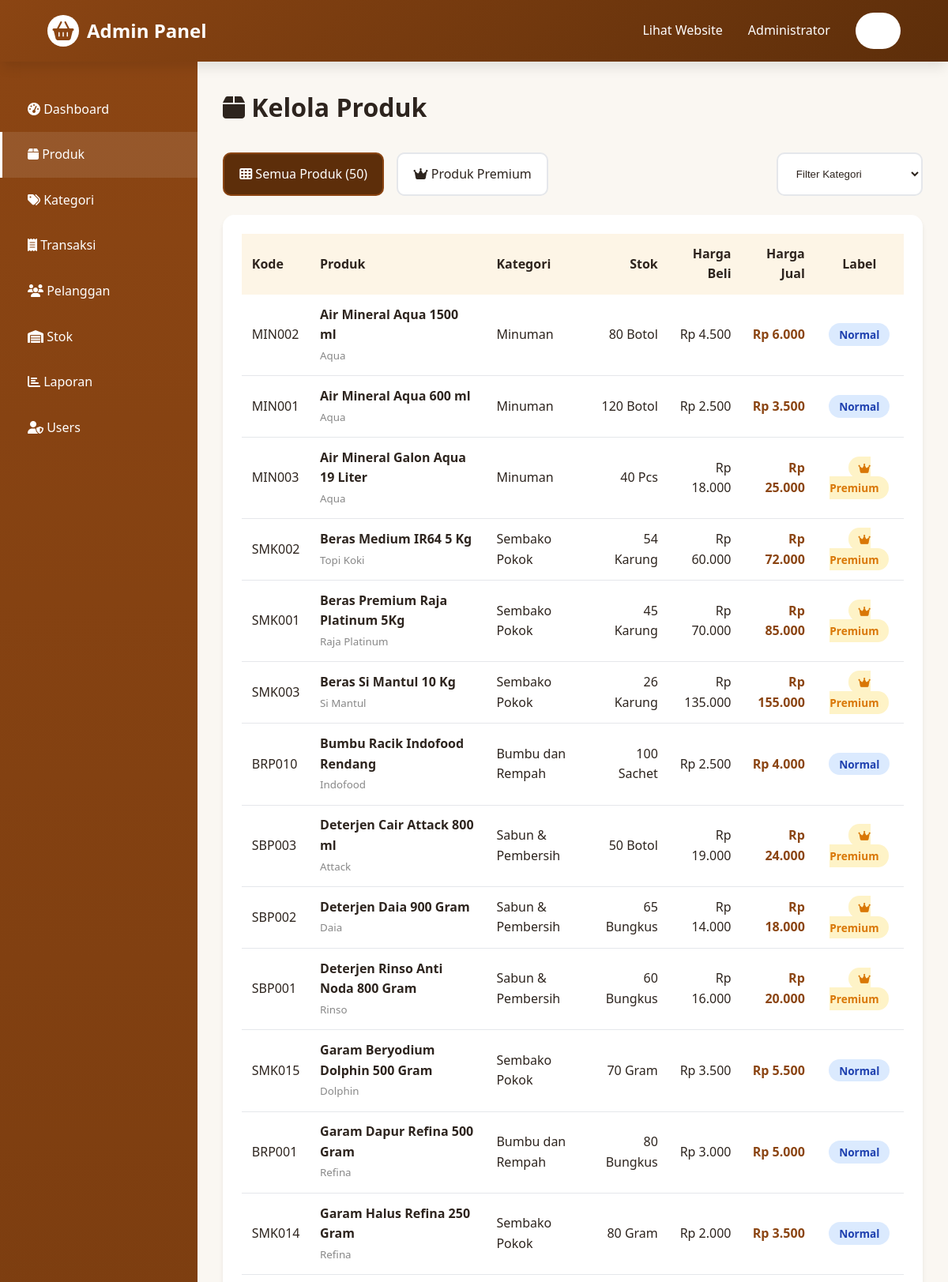
/admin/products.php (signed in, upper part), run on the app's committed database.
### tables this page shows
CREATE TABLE `produk` (
  `id_produk` int(11) NOT NULL,
  `kode_produk` varchar(20) NOT NULL,
  `barcode` varchar(50) DEFAULT NULL,
  `nama_produk` varchar(150) NOT NULL,
  `id_kategori` int(11) NOT NULL,
  `id_satuan` int(11) NOT NULL,
  `merk` varchar(50) DEFAULT NULL,
  `harga_beli` decimal(12,2) NOT NULL,
  `harga_jual` decimal(12,2) NOT NULL,
  `diskon` decimal(5,2) DEFAULT 0.00,
  `stok` int(11) DEFAULT 0,
  `stok_minimum` int(11) DEFAULT 5,
  `keterangan` text DEFAULT NULL,
  `gambar` varchar(255) DEFAULT NULL,
  `status` enum('aktif','nonaktif') DEFAULT 'aktif',
  `created_at` timestamp NOT NULL DEFAULT current_timestamp(),
  `updated_at` timestamp NOT NULL DEFAULT current_timestamp() ON UPDATE current_timestamp()
);

CREATE TABLE `kategori_barang` (
  `id_kategori` int(11) NOT NULL,
  `nama_kategori` varchar(50) NOT NULL,
  `keterangan` text DEFAULT NULL,
  `created_at` timestamp NOT NULL DEFAULT current_timestamp()
);

CREATE TABLE `satuan_barang` (
  `id_satuan` int(11) NOT NULL,
  `nama_satuan` varchar(20) NOT NULL,
  `keterangan` varchar(100) DEFAULT NULL
);

### config.php (called while the page is built, shortened)
<?php
function formatRupiah($angka) {
    return 'Rp ' . number_format($angka, 0, ',', '.');
}
?>

### admin/products.php (the view, shortened to what this page needs)
<?php
require_once '../config.php';
$filter = isset($_GET['filter']) ? $_GET['filter'] : 'all';
$kategori_filter = isset($_GET['kategori']) ? (int)$_GET['kategori'] : 0;
if ($filter == 'mahal') {
    $query = "
        SELECT p.*, k.nama_kategori, s.nama_satuan
        FROM produk p
        JOIN kategori_barang k ON p.id_kategori = k.id_kategori
        JOIN satuan_barang s ON p.id_satuan = s.id_satuan
        WHERE p.harga_jual > (
            SELECT AVG(p2.harga_jual)
            FROM produk p2
            WHERE p2.id_kategori = p.id_kategori
        )
        AND p.status = 'aktif'
        ORDER BY p.harga_jual DESC
    ";
} else {
    $query = "
        SELECT p.*, k.nama_kategori, s.nama_satuan
        FROM produk p
        JOIN kategori_barang k ON p.id_kategori = k.id_kategori
        JOIN satuan_barang s ON p.id_satuan = s.id_satuan
        WHERE p.status = 'aktif'
        ORDER BY p.nama_produk
    ";
}
$result = mysqli_query($conn, $query);
$total_produk = mysqli_num_rows($result);
?>
<!DOCTYPE html>
<html lang="id">
<head>
    <link rel="stylesheet" href="../assets/css/style.css">
    <link rel="stylesheet" href="https://cdnjs.cloudflare.com/ajax/libs/font-awesome/6.4.0/css/all.min.css">
</head>
<body>
    <header>
        <nav class="navbar">
            <a href="dashboard.php" class="logo">
                <div class="logo-icon"><i class="fas fa-shopping-basket"></i></div>
                <span>Admin Panel</span>
            </a>
            <ul class="nav-menu">
                <li><a href="../index.php">Lihat Website</a></li>
                <li><a href="#"><?= $_SESSION['nama_lengkap'] ?></a></li>
                <li><a href="../customer/logout.php" class="btn-primary">Logout</a></li>
            </ul>
        </nav>
    </header>
    <div class="admin-layout">
        <aside class="sidebar">
            <ul class="sidebar-menu">
                <li><a href="dashboard.php"><i class="fas fa-tachometer-alt"></i> Dashboard</a></li>
                <li><a href="products.php" class="active"><i class="fas fa-box"></i> Produk</a></li>
                <li><a href="categories.php"><i class="fas fa-tags"></i> Kategori</a></li>
                <li><a href="transactions.php"><i class="fas fa-receipt"></i> Transaksi</a></li>
                <li><a href="customers.php"><i class="fas fa-users"></i> Pelanggan</a></li>
                <li><a href="stock.php"><i class="fas fa-warehouse"></i> Stok</a></li>
                <li><a href="reports.php"><i class="fas fa-chart-bar"></i> Laporan</a></li>
                <li><a href="users.php"><i class="fas fa-user-shield"></i> Users</a></li>
            </ul>
        </aside>
        <main class="main-content">
            <h1 style="margin-bottom: 2rem;">
                <i class="fas fa-box"></i> Kelola Produk
            </h1>
            <div class="filter-bar">
                <a href="products.php" class="<?= $filter == 'all' ? 'active' : '' ?>">
                    <i class="fas fa-th"></i> Semua Produk (<?= $total_produk ?>)
                </a>
                <a href="products.php?filter=mahal" class="<?= $filter == 'mahal' ? 'active' : '' ?>">
                    <i class="fas fa-crown"></i> Produk Premium
                </a>
                <select onchange="if(this.value) window.location='products.php?kategori='+this.value" style="margin-left:auto;">
                    <option value="">Filter Kategori</option>
                </select>
            </div>
            <div class="card fade-in">
                <div style="overflow-x: auto;">
                    <table>
                        <thead>
                            <tr>
                                <th>Kode</th>
                                <th>Produk</th>
                                <th>Kategori</th>
                                <th style="text-align:right;">Stok</th>
                                <th style="text-align:right;">Harga Beli</th>
                                <th style="text-align:right;">Harga Jual</th>
                                <th style="text-align:center;">Label</th>
                            </tr>
                        </thead>
                        <tbody>
                            <?php if ($total_produk > 0): ?>
                                <?php mysqli_data_seek($result, 0); ?>
                                <?php while($prod = mysqli_fetch_assoc($result)): ?>
                                <?php
                                $avg_query = mysqli_query($conn, "SELECT AVG(harga_jual) as avg_price FROM produk WHERE id_kategori = {$prod['id_kategori']}");
                                $avg_data = mysqli_fetch_assoc($avg_query);
                                $is_premium = $prod['harga_jual'] > $avg_data['avg_price'];
                                ?>
                                <tr>
                                    <td><?= htmlspecialchars($prod['kode_produk']) ?></td>
                                    <td>
                                        <strong><?= htmlspecialchars($prod['nama_produk']) ?></strong>
                                        <?php if ($prod['merk']): ?>
                                        <br><small style="color:#888;"><?= htmlspecialchars($prod['merk']) ?></small>
                                        <?php endif; ?>
                                    </td>
                                    <td><?= htmlspecialchars($prod['nama_kategori']) ?></td>
                                    <td style="text-align:right;"><?= $prod['stok'] ?> <?= htmlspecialchars($prod['nama_satuan']) ?></td>
                                    <td style="text-align:right;"><?= formatRupiah($prod['harga_beli']) ?></td>
                                    <td style="text-align:right;font-weight:600;color:var(--primary-brown);">
                                        <?= formatRupiah($prod['harga_jual']) ?>
                                    </td>
                                    <td style="text-align:center;">
                                        <?php if ($is_premium): ?>
                                        <span class="badge badge-premium">
                                            <i class="fas fa-crown"></i> Premium
                                        </span>
                                        <?php else: ?>
                                        <span class="badge badge-normal">Normal</span>
                                        <?php endif; ?>
                                    </td>
                                </tr>
                                <?php endwhile; ?>
                            <?php endif; ?>
                        </tbody>
                    </table>
                </div>
            </div>
        </main>
    </div>
</body>
</html>

### assets/css/style.css (style rules this page uses)
:root { --primary-brown: #8b4513; --dark-brown: #5d2e0a; --light-brown: #fdf5e6; --accent-green: #d2b48c; --text-dark: #2d241e; --text-gray: #786c64; --bg-light: #faf7f2; --white: #ffffff; --shadow: 0 4px 6px -1px rgba(0, 0, 0, 0.1); --shadow-lg: 0 10px 15px -3px rgba(10, 7, 7, 0.1); }
* { margin: 0; padding: 0; box-sizing: border-box; }
body { font-family: 'Segoe UI', Tahoma, Geneva, Verdana, sans-serif; color: var(--text-dark); background-color: var(--bg-light); line-height: 1.6; overflow-x: hidden; }
.fade-in { animation: fadeIn 0.8s ease-out forwards; }
header { background: linear-gradient(135deg, var(--primary-brown), var(--dark-brown)); box-shadow: var(--shadow-lg); position: sticky; top: 0; z-index: 1000; animation: fadeIn 0.5s ease-out; }
.navbar { display: flex; justify-content: space-between; align-items: center; padding: 1rem 5%; max-width: 1400px; margin: 0 auto; }
.logo { display: flex; align-items: center; gap: 10px; color: var(--white); text-decoration: none; font-size: 1.5rem; font-weight: bold; transition: transform 0.3s ease; }
.logo-icon { width: 40px; height: 40px; background: var(--white); border-radius: 50%; display: flex; align-items: center; justify-content: center; color: var(--primary-brown); font-size: 1.5rem; }
.nav-menu { display: flex; list-style: none; gap: 2rem; align-items: center; }
.nav-menu a { color: var(--white); text-decoration: none; font-weight: 500; transition: all 0.3s ease; position: relative; padding: 0.5rem 0; }
.nav-menu a::after { content: ''; position: absolute; bottom: 0; left: 0; width: 0; height: 2px; background: var(--white); transition: width 0.3s ease; }
.btn-primary { background: var(--white); color: var(--primary-brown); padding: 0.6rem 1.5rem; border-radius: 25px; text-decoration: none; font-weight: 600; transition: all 0.3s ease; border: 2px solid transparent; display: inline-block; }

### admin/products.php (style rules this page uses)
.admin-layout { display: flex; min-height: calc(100vh - 70px); }
.sidebar { width: 250px; background: linear-gradient(180deg, var(--primary-brown), var(--dark-brown)); padding: 2rem 0; color: var(--white); }
.sidebar-menu { list-style: none; }
.sidebar-menu li a { display: block; padding: 1rem 2rem; color: var(--white); text-decoration: none; transition: all 0.3s ease; border-left: 3px solid transparent; }
.sidebar-menu li a:hover, .sidebar-menu li a.active { background: rgba(255, 255, 255, 0.1); border-left-color: var(--white); }
.main-content { flex: 1; padding: 2rem; background: var(--bg-light); }
.card { background: var(--white); border-radius: 15px; padding: 1.5rem; box-shadow: var(--shadow); margin-bottom: 1.5rem; }
.filter-bar { display: flex; gap: 1rem; margin-bottom: 1.5rem; flex-wrap: wrap; }
.filter-bar select, .filter-bar a { padding: 0.8rem 1.2rem; border-radius: 10px; border: 2px solid #e5e7eb; background: white; text-decoration: none; color: var(--text-dark); transition: all 0.3s ease; }
.filter-bar a:hover, .filter-bar a.active { background: var(--primary-brown); color: white; border-color: var(--primary-brown); }
.filter-bar a.active { background: var(--dark-brown); }
table { width: 100%; border-collapse: collapse; }
th { background: var(--light-brown); color: var(--text-dark); padding: 0.8rem; text-align: left; font-weight: 600; }
td { padding: 0.8rem; border-bottom: 1px solid #e5e7eb; }
.badge { padding: 0.3rem 0.8rem; border-radius: 15px; font-size: 0.85rem; font-weight: 600; }
.badge-premium { background: #fef3c7; color: #d97706; }
.badge-normal { background: #dbeafe; color: #1e40af; }

### data on the page
produk: kode_produk "MIN002", nama_produk "Air Mineral Aqua 1500 ml", merk "Aqua", id_kategori.nama_kategori "Minuman", stok "80", id_satuan.nama_satuan "Botol", harga_beli "Rp 4.500", harga_jual "Rp 6.000", shows "Normal"
produk: kode_produk "MIN001", nama_produk "Air Mineral Aqua 600 ml", merk "Aqua", id_kategori.nama_kategori "Minuman", stok "120", id_satuan.nama_satuan "Botol", harga_beli "Rp 2.500", harga_jual "Rp 3.500", shows "Normal"
produk: kode_produk "MIN003", nama_produk "Air Mineral Galon Aqua 19 Liter", merk "Aqua", id_kategori.nama_kategori "Minuman", stok "40", id_satuan.nama_satuan "Pcs", harga_beli "Rp 18.000", harga_jual "Rp 25.000", shows "Premium"
produk: kode_produk "SMK002", nama_produk "Beras Medium IR64 5 Kg", merk "Topi Koki", id_kategori.nama_kategori "Sembako Pokok", stok "54", id_satuan.nama_satuan "Karung", harga_beli "Rp 60.000", harga_jual "Rp 72.000", shows "Premium"
produk: kode_produk "SMK001", nama_produk "Beras Premium Raja Platinum 5Kg", merk "Raja Platinum", id_kategori.nama_kategori "Sembako Pokok", stok "45", id_satuan.nama_satuan "Karung", harga_beli "Rp 70.000", harga_jual "Rp 85.000"
produk: kode_produk "SMK003", nama_produk "Beras Si Mantul 10 Kg", merk "Si Mantul", id_kategori.nama_kategori "Sembako Pokok", stok "26", id_satuan.nama_satuan "Karung", harga_beli "Rp 135.000", harga_jual "Rp 155.000", shows "Premium"
produk: kode_produk "BRP010", nama_produk "Bumbu Racik Indofood Rendang", merk "Indofood", id_kategori.nama_kategori "Bumbu dan Rempah", stok "100", id_satuan.nama_satuan "Sachet", harga_beli "Rp 2.500", harga_jual "Rp 4.000", shows "Normal"
produk: kode_produk "SBP003", nama_produk "Deterjen Cair Attack 800 ml", merk "Attack", id_kategori.nama_kategori "Sabun & Pembersih", stok "50", id_satuan.nama_satuan "Botol", harga_beli "Rp 19.000", harga_jual "Rp 24.000", shows "Premium"
produk: kode_produk "SBP002", nama_produk "Deterjen Daia 900 Gram", merk "Daia", id_kategori.nama_kategori "Sabun & Pembersih", stok "65", id_satuan.nama_satuan "Bungkus", harga_beli "Rp 14.000", harga_jual "Rp 18.000", shows "Premium"
produk: kode_produk "SBP001", nama_produk "Deterjen Rinso Anti Noda 800 Gram", merk "Rinso", id_kategori.nama_kategori "Sabun & Pembersih", stok "60", id_satuan.nama_satuan "Bungkus", harga_beli "Rp 16.000", harga_jual "Rp 20.000", shows "Premium"
produk: kode_produk "SMK015", nama_produk "Garam Beryodium Dolphin 500 Gram", merk "Dolphin", id_kategori.nama_kategori "Sembako Pokok", stok "70", id_satuan.nama_satuan "Gram", harga_beli "Rp 3.500", harga_jual "Rp 5.500", shows "Normal"
produk: kode_produk "BRP001", nama_produk "Garam Dapur Refina 500 Gram", merk "Refina", id_kategori.nama_kategori "Bumbu dan Rempah", stok "80", id_satuan.nama_satuan "Bungkus", harga_beli "Rp 3.000", harga_jual "Rp 5.000", shows "Normal"
produk: kode_produk "SMK014", nama_produk "Garam Halus Refina 250 Gram", merk "Refina", id_kategori.nama_kategori "Sembako Pokok", stok "80", id_satuan.nama_satuan "Gram", harga_beli "Rp 2.000", harga_jual "Rp 3.500", shows "Normal"

### other printed values
$_SESSION['nama_lengkap'] "Administrator"
$total_produk "50"
